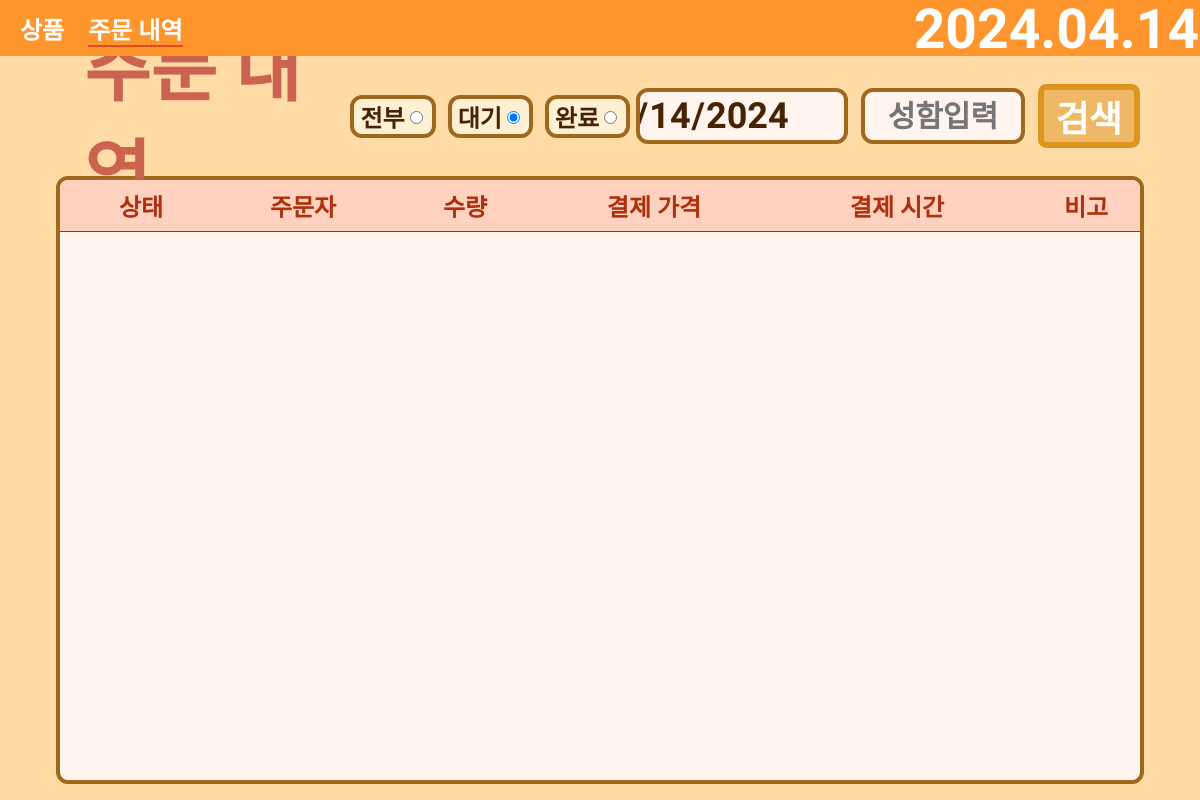
The page /OrderData/ on the database as committed earlier.
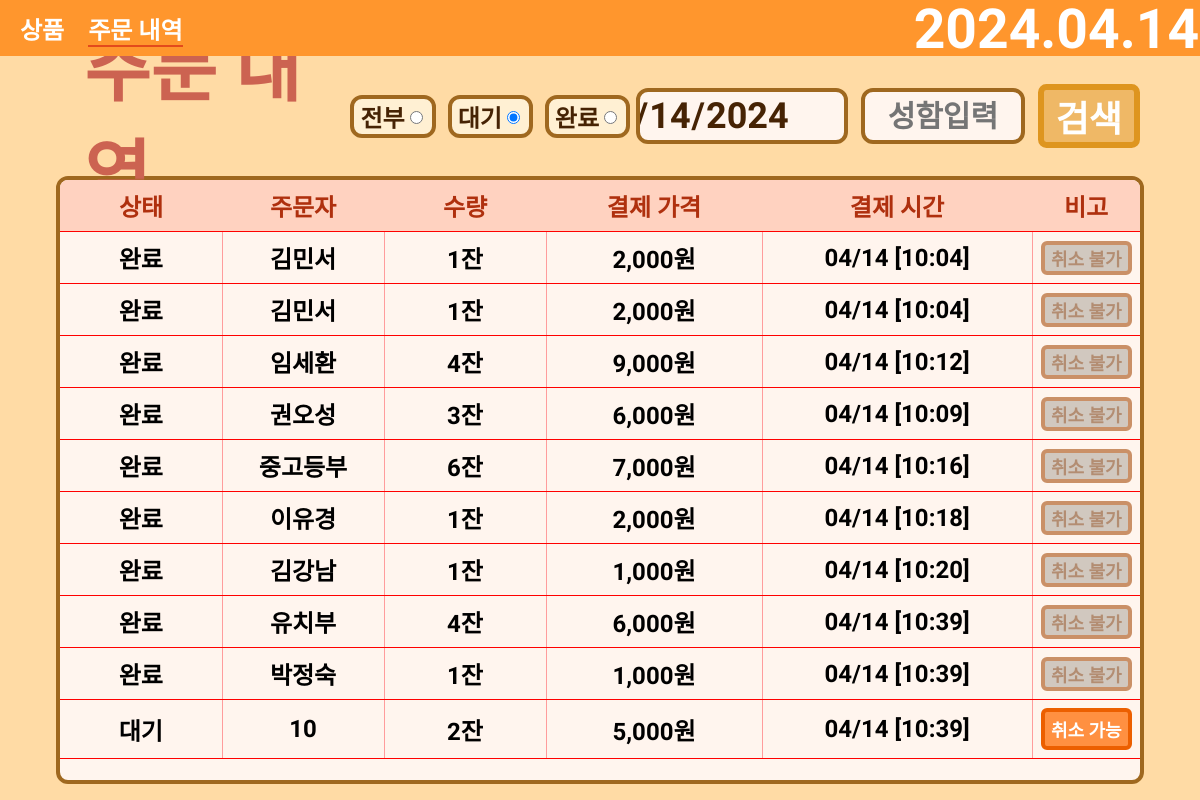
The same page on the database as committed later.
### main/models.py (models this page shows)
class OrderList(models.Model):
    ORDER_STATUS_CHOICES = [
        ('pending', '대기'),
        ('processing', '진행중'),
        ('completed', '완료됨'),
    ]
    order_menu = models.CharField(max_length=255)
    total_price = models.DecimalField(max_digits=10, decimal_places=0, default=0, null=True)
    total_quantity = models.DecimalField(max_digits=10, decimal_places=0, default=0, null=True)
    phone_number = models.CharField(max_length=15, null=True)
    order_name = models.CharField(max_length=255)
    modified_at = models.DateTimeField(auto_now=True)  # 현재 시간으로 기본값 설정
    order_status = models.CharField(max_length=20, choices=ORDER_STATUS_CHOICES, default='pending')

### main/views.py (the view)
# urls.py: path('OrderData/', OrderData.as_view()),
class OrderData(APIView):
    def get(self, request):
        today = timezone.now().date()
        order_list = OrderList.objects.filter(modified_at__date=today)
        context = {
            'today': today,
            'order_list': order_list,
        }
        return render(request, 'main/order_data.html', context)

### templates/main/order_data.html (shortened to what this page needs)
<!DOCTYPE html>
<html lang="en">
<head>
    {% load static %}
    <link rel="stylesheet" type="text/css" href="{% static 'order_data/order_data.css' %}">
</head>
<body>
<div class="app-container">
    <nav class="navbar">
        <div class="logo-section">
            <a class="nav_item" href="/">상품</a>
            <a class="nav_item pick" href="/OrderData">주문 내역</a>
        </div>
        <div class="nav-left">
            <a class="date-time-section" href="/PointExamine">{{ today|date:"Y.m.d" }}</a>
        </div>
    </nav>
</div>
<div class="order-section">
    <div class="order-container">
        <div class="order-header">
            <a class="order-header-left" href="{% url 'download-excel' %}">
                주문 내역
            </a>
            <div class="order-header-right">
                <form class="order-radio">
                    <div class="order-status">
                        <label for="전부">전부</label>
                        <input type="radio" id="전부" name="status" value="">
                    </div>
                    <div class="order-status">
                        <label for="대기">대기</label>
                        <input type="radio" id="대기" name="status" value="대기" checked>
                    </div>
                    <div class="order-status">
                        <label for="완료">완료</label>
                        <input type="radio" id="완료" name="status" value="완료">
                    </div>
                </form>
                <div class="order-input">
                    <input type="date" id="dateInput" class="order-input-select" onclick="OrderDataSearch()">
                    <input type="text" id="nameInput" class="order-input-select name" placeholder="성함입력"
                           onclick="OrderDataSearch()">
                    <div class="order-search" onclick="OrderDataSearch()">검색</div>
                </div>
            </div>
        </div>
        <div class="order-body">
            <table>
                <thead>
                <tr>
                    <th class="order-status-column">상태</th>
                    <th class="order-name-column">주문자</th>
                    <th class="total-quantity-column">수량</th>
                    <th class="total-price-column">결제 가격</th>
                    <th class="modified-at-column">결제 시간</th>
                    <th class="order-etc">비고</th>
                </tr>
                </thead>
                <tbody id="order-data-table">
                {% for data in order_list %}
                <tr>
                    <td class="order-status-column">{{ data.order_status }}</td>
                    <td class="order-name-column">{{ data.order_name }}</td>
                    <td class="total-quantity-column">{{ data.total_quantity }}잔</td>
                    {% load humanize %}
                    <td class="total-price-column">{{ data.total_price|intcomma }}원</td>
                    <td class="modified-at-column">{{ data.modified_at|date:"m/d [H:i]" }}</td>
                    {% if data.order_status == '대기' %}
                    <td class="order-etc">
                        <div class="delete" onclick="order_delete(this)">취소 가능</div>
                    </td>
                    {% else %}
                    <td class="order-etc">
                        <div class="complete">취소 불가</div>
                    </td>
                    {% endif %}
                </tr>
                {% endfor %}
                </tbody>
            </table>
        </div>
    </div>
</div>
</body>
</html>

Rows that differ between the two databases and show on the page:
now on this page (row edited): OrderList: order_status "완료", order_name "김민서", total_quantity "1", total_price "2,000", modified_at "04/14 [10:04]", shows "취소 불가"
now on this page (row edited): OrderList: order_status "완료", order_name "김민서", total_quantity "1", total_price "2,000", modified_at "04/14 [10:04]", shows "취소 불가"
added OrderList: order_status "완료", order_name "임세환", total_quantity "4", total_price "9,000", modified_at "04/14 [10:12]", shows "취소 불가"
added OrderList: order_status "완료", order_name "권오성", total_quantity "3", total_price "6,000", modified_at "04/14 [10:09]", shows "취소 불가"
added OrderList: order_status "완료", order_name "중고등부", total_quantity "6", total_price "7,000", modified_at "04/14 [10:16]", shows "취소 불가"
added OrderList: order_status "완료", order_name "이유경", total_quantity "1", total_price "2,000", modified_at "04/14 [10:18]", shows "취소 불가"
added OrderList: order_status "완료", order_name "김강남", total_quantity "1", total_price "1,000", modified_at "04/14 [10:20]", shows "취소 불가"
added OrderList: order_status "완료", order_name "유치부", total_quantity "4", total_price "6,000", modified_at "04/14 [10:39]", shows "취소 불가"
added OrderList: order_status "완료", order_name "박정숙", total_quantity "1", total_price "1,000", modified_at "04/14 [10:39]", shows "취소 불가"
added OrderList: order_status "대기", order_name "10", total_quantity "2", total_price "5,000", modified_at "04/14 [10:39]", shows "취소 가능"
